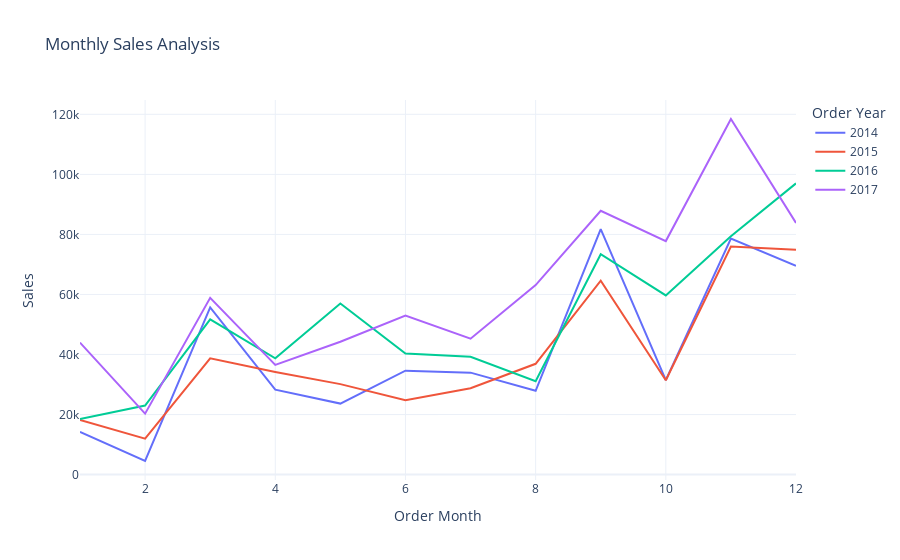

Source (notebook cell):
### Markdown cell above
# <u>**Monthly Sales Analysis**</u>

### Code cell
# Group the e-commerce sales data by "Order Month" and calculate the sum of sales for each month
monthly_sales = e_commerce_sales.groupby(["Order Month", "Order Year"])["Sales"].sum().reset_index()

# Create a line plot using Plotly to visualize the total sales per month
fig = px.line(
    monthly_sales,  # Data for the plot
    x="Order Month",  # X-axis: Order Month
    y="Sales",  # Y-axis: Sales amount
    title="Monthly Sales Analysis",  # Title of the plot
    color="Order Year", # Optional: differentiate years if you want to visualize sales trends across years
)


# Display the plot
fig.show()

### Figure 1 — Plotly figure (JSON) as saved in the notebook; plotly's stock layout.template omitted (floating-point values rounded to 4 significant figures)
{"data": [{"hovertemplate": "Order Year=2014<br>Order Month=%{x}<br>Sales=%{y}<extra></extra>", "legendgroup": "2014", "line": {"color": "#636efa", "dash": "solid"}, "marker": {"symbol": "circle"}, "mode": "lines", "name": "2014", "orientation": "v", "showlegend": true, "type": "scatter", "x": [1, 2, 3, 4, 5, 6, 7, 8, 9, 10, 11, 12], "xaxis": "x", "y": [14240.0, 4520.0, 55690.0, 28300.0, 23650.0, 34600.0, 33950.0, 27910.0, 81780.0, 31450.0, 78630.0, 69550.0], "yaxis": "y"}, {"hovertemplate": "Order Year=2015<br>Order Month=%{x}<br>Sales=%{y}<extra></extra>", "legendgroup": "2015", "line": {"color": "#EF553B", "dash": "solid"}, "marker": {"symbol": "circle"}, "mode": "lines", "name": "2015", "orientation": "v", "showlegend": true, "type": "scatter", "x": [1, 2, 3, 4, 5, 6, 7, 8, 9, 10, 11, 12], "xaxis": "x", "y": [18170.0, 11950.0, 38730.0, 34200.0, 30130.0, 24800.0, 28770.0, 36900.0, 64600.0, 31400.0, 75970.0, 74920.0], "yaxis": "y"}, {"hovertemplate": "Order Year=2016<br>Order Month=%{x}<br>Sales=%{y}<extra></extra>", "legendgroup": "2016", "line": {"color": "#00cc96", "dash": "solid"}, "marker": {"symbol": "circle"}, "mode": "lines", "name": "2016", "orientation": "v", "showlegend": true, "type": "scatter", "x": [1, 2, 3, 4, 5, 6, 7, 8, 9, 10, 11, 12], "xaxis": "x", "y": [18540.0, 22980.0, 51720.0, 38750.0, 56990.0, 40340.0, 39260.0, 31120.0, 73410.0, 59690.0, 79410.0, 97000.0], "yaxis": "y"}, {"hovertemplate": "Order Year=2017<br>Order Month=%{x}<br>Sales=%{y}<extra></extra>", "legendgroup": "2017", "line": {"color": "#ab63fa", "dash": "solid"}, "marker": {"symbol": "circle"}, "mode": "lines", "name": "2017", "orientation": "v", "showlegend": true, "type": "scatter", "x": [1, 2, 3, 4, 5, 6, 7, 8, 9, 10, 11, 12], "xaxis": "x", "y": [43970.0, 20300.0, 58870.0, 36520.0, 44260.0, 52980.0, 45260.0, 63120.0, 87870.0, 77780.0, 118400.0, 83830.0], "yaxis": "y"}], "layout": {"legend": {"title": {"text": "Order Year"}, "tracegroupgap": 0}, "title": {"text": "Monthly Sales Analysis"}, "xaxis": {"anchor": "y", "domain": [0, 1], "title": {"text": "Order Month"}}, "yaxis": {"anchor": "x", "domain": [0, 1], "title": {"text": "Sales"}}}}
